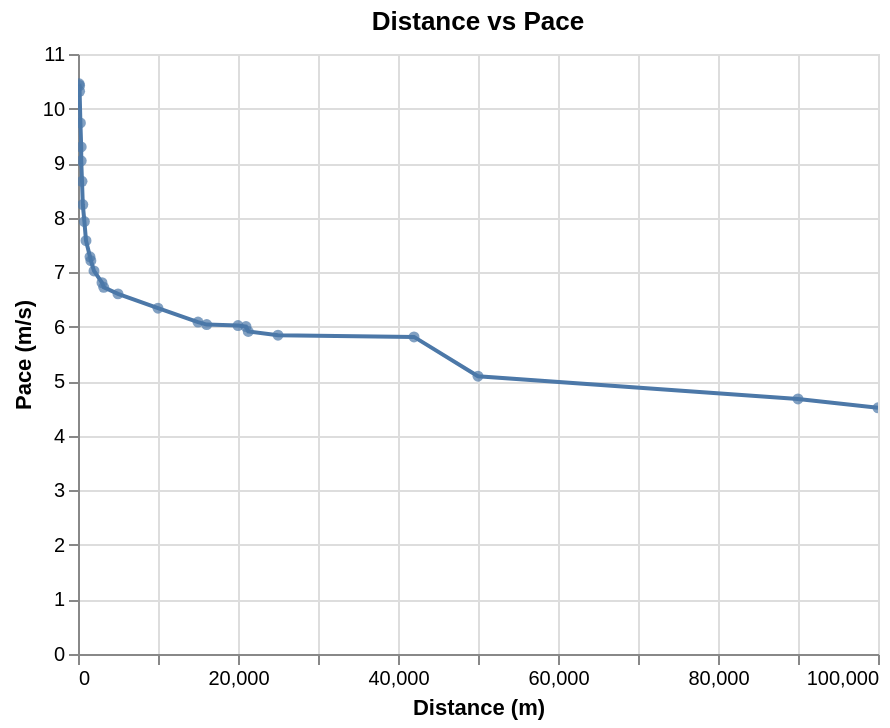

Write notebook code for a chart like this one.
### Code cell
line = (alt.Chart(mens_running_all_dedup_nondecreasing)
  .mark_line()
  .encode(x=alt.X("distance:Q"), 
          y=alt.Y("pace:Q")
         )
  .properties(
      title='Distance vs Pace'
  )
)

circle = (alt.Chart(mens_running_all_dedup_nondecreasing)
  .mark_circle()
  .encode(x=alt.X("distance:Q"), 
          y=alt.Y("pace:Q"),
          tooltip=["Event", "Athlete", "Perf"]
         )
  .properties(
      title='Distance vs Pace'
  ).interactive()
)

line.encoding.x.title = 'Distance (m)'
line.encoding.y.title = 'Pace (m/s)'

line + circle

### Figure 1 — Vega-Lite specification as saved in the notebook (floating-point values rounded to 4 significant figures)
{"$schema": "https://vega.github.io/schema/vega-lite/v2.6.0.json", "config": {"view": {"height": 300, "width": 400}}, "datasets": {"data-6b47f18f1057907282e90ef700b42fd6": [{"Athlete": "Usain Bolt", "Date": "17 May 2009", "Event": "150 m straight", "Location": "Manchester", "Meeting": "Manchester City Games", "N": null, "P": null, "Perf": "14.35", "R": "[90]", "V": null, "W": "+1.1", "_5": "JAM", "_9": "GBR", "distance": 150, "logdistance": 2.176, "logpace": 1.019, "logtime": -0.6213, "pace": 10.45, "seconds": 14.35, "time": 0.2392}, {"Athlete": "Usain Bolt", "Date": "20 Aug 2009", "Event": "200 m", "Location": "Berlin", "Meeting": "World Championships", "N": null, "P": "P", "Perf": "19.19", "R": "[5]", "V": "", "W": "−0.3", "_5": "JAM", "_9": "GER", "distance": 200, "logdistance": 2.301, "logpace": 1.018, "logtime": -0.4951, "pace": 10.42, "seconds": 19.19, "time": 0.3198}, {"Athlete": "Tommie Smith", "Date": "7 May 1966", "Event": "220 y (straight)", "Location": "San Jose", "Meeting": "Video on YouTube", "N": "h", "P": null, "Perf": "19.50", "R": "[93]", "V": null, "W": "+1.9", "_5": "USA", "_9": "USA", "distance": 201.2, "logdistance": 2.304, "logpace": 1.014, "logtime": -0.4881, "pace": 10.32, "seconds": 19.5, "time": 0.325}, {"Athlete": "Wayde van Niekerk", "Date": "28 Jun 2017", "Event": "300 m", "Location": "Ostrava", "Meeting": "Golden Spike Ostrava", "N": null, "P": null, "Perf": "30.81", "R": "[95]", "V": null, "W": null, "_5": "RSA", "_9": "CZE", "distance": 300, "logdistance": 2.477, "logpace": 0.9884, "logtime": -0.2895, "pace": 9.737, "seconds": 30.81, "time": 0.5135}, {"Athlete": "Wayde van Niekerk", "Date": "14 Aug 2016", "Event": "400 m", "Location": "Rio de Janeiro", "Meeting": "Olympic Games", "N": null, "P": "P", "Perf": "43.03", "R": "[6]", "V": "", "W": null, "_5": "RSA", "_9": "BRA", "distance": 400, "logdistance": 2.602, "logpace": 0.9683, "logtime": -0.1444, "pace": 9.296, "seconds": 43.03, "time": 0.7172}, {"Athlete": "John Smith", "Date": "26 Jun 1971", "Event": "440 y", "Location": "Eugene", "Meeting": "USA Championships", "N": null, "P": null, "Perf": "44.50", "R": "[96][97][98]", "V": null, "W": null, "_5": "USA", "_9": "USA", "distance": 402.3, "logdistance": 2.605, "logpace": 0.9562, "logtime": -0.1298, "pace": 9.041, "seconds": 44.5, "time": 0.7417}, {"Athlete": "David Rudisha", "Date": "10 Sep 2016", "Event": "500 m", "Location": "Newcastle", "Meeting": "Great North CityGames", "N": "[af]", "P": null, "Perf": "57.69", "R": "[99]", "V": null, "W": null, "_5": "KEN", "_9": "GBR", "distance": 500, "logdistance": 2.699, "logpace": 0.9379, "logtime": -0.01705, "pace": 8.667, "seconds": 57.69, "time": 0.9615}, {"Athlete": "Johnny Gray", "Date": "24 May 1986", "Event": "600 m", "Location": "Santa Monica", "Meeting": null, "N": null, "P": null, "Perf": "1:12.81", "R": null, "V": null, "W": null, "_5": "USA", "_9": "USA", "distance": 600, "logdistance": 2.778, "logpace": 0.916, "logtime": 0.08404, "pace": 8.241, "seconds": 72.81, "time": 1.214}, {"Athlete": "David Rudisha", "Date": "9 Aug 2012", "Event": "800 m", "Location": "London", "Meeting": "Olympic Games", "N": null, "P": "P", "Perf": "1:40.91", "R": "[7]", "V": "", "W": null, "_5": "KEN", "_9": "GBR", "distance": 800, "logdistance": 2.903, "logpace": 0.8992, "logtime": 0.2258, "pace": 7.928, "seconds": 100.9, "time": 1.682}, {"Athlete": "Noah Ngeny", "Date": "5 Sep 1999", "Event": "1000 m", "Location": "Rieti", "Meeting": "Rieti Meeting", "N": null, "P": "P", "Perf": "2:11.96", "R": null, "V": "", "W": null, "_5": "KEN", "_9": "ITA", "distance": 1000, "logdistance": 3, "logpace": 0.8796, "logtime": 0.3423, "pace": 7.578, "seconds": 132.0, "time": 2.199}, {"Athlete": "Hicham El Guerrouj", "Date": "14 Jul 1998", "Event": "1500 m", "Location": "Rome", "Meeting": "Golden Gala", "N": null, "P": "P", "Perf": "3:26.00", "R": null, "V": "", "W": null, "_5": "MAR", "_9": "ITA", "distance": 1500, "logdistance": 3.176, "logpace": 0.8622, "logtime": 0.5357, "pace": 7.282, "seconds": 206, "time": 3.433}, {"Athlete": "Hicham El Guerrouj", "Date": "7 Jul 1999", "Event": "Mile", "Location": "Rome", "Meeting": "Golden Gala", "N": null, "P": "P", "Perf": "3:43.13", "R": null, "V": "", "W": null, "_5": "MAR", "_9": "ITA", "distance": 1609, "logdistance": 3.207, "logpace": 0.858, "logtime": 0.5704, "pace": 7.211, "seconds": 223.1, "time": 3.719}, {"Athlete": "Hicham El Guerrouj", "Date": "7 Sep 1999", "Event": "2000 m", "Location": "Berlin", "Meeting": "ISTAF", "N": null, "P": null, "Perf": "4:44.79", "R": null, "V": "", "W": null, "_5": "MAR", "_9": "GER", "distance": 2000, "logdistance": 3.301, "logpace": 0.8465, "logtime": 0.6764, "pace": 7.023, "seconds": 284.8, "time": 4.747}, {"Athlete": "Daniel Komen", "Date": "1 Sep 1996", "Event": "3000 m", "Location": "Rieti", "Meeting": "Rieti Meeting", "N": null, "P": "P", "Perf": "7:20.67", "R": null, "V": "", "W": null, "_5": "KEN", "_9": "ITA", "distance": 3000, "logdistance": 3.477, "logpace": 0.833, "logtime": 0.866, "pace": 6.808, "seconds": 440.7, "time": 7.345}, {"Athlete": "Daniel Komen", "Date": "17 Jul 1997", "Event": "Two miles", "Location": "Hechtel-Eksel", "Meeting": null, "N": null, "P": "P", "Perf": "7:58.61", "R": null, "V": null, "W": null, "_5": "KEN", "_9": "BEL", "distance": 3218, "logdistance": 3.508, "logpace": 0.8276, "logtime": 0.9018, "pace": 6.724, "seconds": 478.6, "time": 7.977}, {"Athlete": "Kenenisa Bekele", "Date": "31 May 2004", "Event": "5000 m (track)", "Location": "Hengelo", "Meeting": "Fanny Blankers-Koen Games", "N": null, "P": "P", "Perf": "12:37.35", "R": null, "V": "", "W": null, "_5": "ETH", "_9": "NED", "distance": 5000, "logdistance": 3.699, "logpace": 0.8197, "logtime": 1.101, "pace": 6.602, "seconds": 757.4, "time": 12.62}, {"Athlete": "Kenenisa Bekele", "Date": "26 Aug 2005", "Event": "10,000 m (track)", "Location": "Brussels", "Meeting": "Memorial Van Damme", "N": null, "P": "P", "Perf": "26:17.53", "R": null, "V": "", "W": null, "_5": "ETH", "_9": "BEL", "distance": 10000, "logdistance": 4, "logpace": 0.802, "logtime": 1.42, "pace": 6.339, "seconds": 1578.0, "time": 26.29}, {"Athlete": "Joshua Cheptegei", "Date": "18 Nov 2018", "Event": "15 km (road)", "Location": "Nijmegen", "Meeting": "Zevenheuvelenloop", "N": null, "P": null, "Perf": "41:05.00", "R": "[101]", "V": null, "W": null, "_5": "UGA", "_9": "NED", "distance": 15000, "logdistance": 4.176, "logpace": 0.7843, "logtime": 1.614, "pace": 6.085, "seconds": 2465, "time": 41.08}, {"Athlete": "Haile Gebrselassie", "Date": "4 Sep 2005", "Event": "10 miles (road)", "Location": "Tilburg", "Meeting": "Tilburg Ten Miles", "N": "[ah]", "P": null, "Perf": "44:24.00", "R": null, "V": null, "W": null, "_5": "ETH", "_9": "NED", "distance": 16090, "logdistance": 4.207, "logpace": 0.781, "logtime": 1.647, "pace": 6.04, "seconds": 2664, "time": 44.4}, {"Athlete": "Zersenay Tadese", "Date": "21 Mar 2010", "Event": "20 km (road)", "Location": "Lisbon", "Meeting": "Lisbon Half Marathon", "N": "+", "P": null, "Perf": "55:21.00", "R": "[102]", "V": null, "W": null, "_5": "ERI", "_9": "POR", "distance": 20000, "logdistance": 4.301, "logpace": 0.7798, "logtime": 1.743, "pace": 6.022, "seconds": 3321, "time": 55.35}, {"Athlete": "Abraham Kiptum", "Date": "28 Oct 2018", "Event": "Half marathon", "Location": "Valencia", "Meeting": "Valencia Half Marathon", "N": null, "P": "P", "Perf": "58:18.00", "R": "[13]", "V": "", "W": null, "_5": "KEN", "_9": "ESP", "distance": 21000, "logdistance": 4.322, "logpace": 0.7784, "logtime": 1.766, "pace": 6.003, "seconds": 3498, "time": 58.3}, {"Athlete": "Haile Gebrselassie", "Date": "27 Jun 2007", "Event": "One hour (track)", "Location": "Ostrava", "Meeting": "Golden Spike Ostrava", "N": null, "P": "P", "Perf": "21,285 m", "R": "[14]", "V": "", "W": null, "_5": "ETH", "_9": "CZE", "distance": 21285, "logdistance": 4.328, "logpace": 0.7718, "logtime": 1.778, "pace": 5.912, "seconds": 3600, "time": 60}, {"Athlete": "Dennis Kipruto Kimetto", "Date": "6 May 2012", "Event": "25 km (road)", "Location": "Berlin", "Meeting": "BIG 25", "N": null, "P": null, "Perf": "1:11:18.00", "R": "[103][104]", "V": null, "W": null, "_5": "KEN", "_9": "GER", "distance": 25000, "logdistance": 4.398, "logpace": 0.7667, "logtime": 1.853, "pace": 5.844, "seconds": 4278, "time": 71.3}, {"Athlete": "Eliud Kipchoge", "Date": "6 May 2017", "Event": "Marathon[b]", "Location": "Monza", "Meeting": "Autodromo Nazionale Monza", "N": "[c]", "P": null, "Perf": "2:00:25", "R": "[18]", "V": "[1]", "W": null, "_5": "KEN", "_9": "ITA", "distance": 42000, "logdistance": 4.623, "logpace": 0.7644, "logtime": 2.081, "pace": 5.813, "seconds": 7225, "time": 120.4}, {"Athlete": "Thompson Magawana", "Date": "2 Apr 1988", "Event": "50 km (road)", "Location": "Cape Town", "Meeting": null, "N": "+", "P": null, "Perf": "2:43:38", "R": "[108]", "V": null, "W": null, "_5": "RSA", "_9": "RSA", "distance": 50000, "logdistance": 4.699, "logpace": 0.7069, "logtime": 2.214, "pace": 5.093, "seconds": 9818, "time": 163.6}, {"Athlete": "Leonid Shvetsov", "Date": "2007", "Event": "90 km (road)", "Location": "Durban", "Meeting": "Comrades Marathon", "N": null, "P": null, "Perf": "5:20:49.00", "R": null, "V": null, "W": null, "_5": "RUS", "_9": "RSA", "distance": 90000, "logdistance": 4.954, "logpace": 0.6698, "logtime": 2.506, "pace": 4.676, "seconds": 19249, "time": 320.8}, {"Athlete": "Nao Kazami", "Date": "24 Jun 2018", "Event": "100 km (road)", "Location": "Yūbetsu", "Meeting": "Lake Saroma Ultramarathon", "N": null, "P": null, "Perf": "6:09:14.00", "R": "[19]", "V": null, "W": null, "_5": "JPN", "_9": "JPN", "distance": 100000, "logdistance": 5, "logpace": 0.6545, "logtime": 2.567, "pace": 4.514, "seconds": 22154, "time": 369.2}]}, "layer": [{"data": {"name": "data-6b47f18f1057907282e90ef700b42fd6"}, "encoding": {"x": {"field": "distance", "title": "Distance (m)", "type": "quantitative"}, "y": {"field": "pace", "title": "Pace (m/s)", "type": "quantitative"}}, "mark": "line", "title": "Distance vs Pace"}, {"data": {"name": "data-6b47f18f1057907282e90ef700b42fd6"}, "encoding": {"tooltip": [{"field": "Event", "type": "nominal"}, {"field": "Athlete", "type": "nominal"}, {"field": "Perf", "type": "nominal"}], "x": {"field": "distance", "type": "quantitative"}, "y": {"field": "pace", "type": "quantitative"}}, "mark": "circle", "selection": {"selector011": {"bind": "scales", "encodings": ["x", "y"], "mark": {"fill": "#333", "fillOpacity": 0.125, "stroke": "white"}, "on": "[mousedown, window:mouseup] > window:mousemove!", "resolve": "global", "translate": "[mousedown, window:mouseup] > window:mousemove!", "type": "interval", "zoom": "wheel!"}}, "title": "Distance vs Pace"}]}
